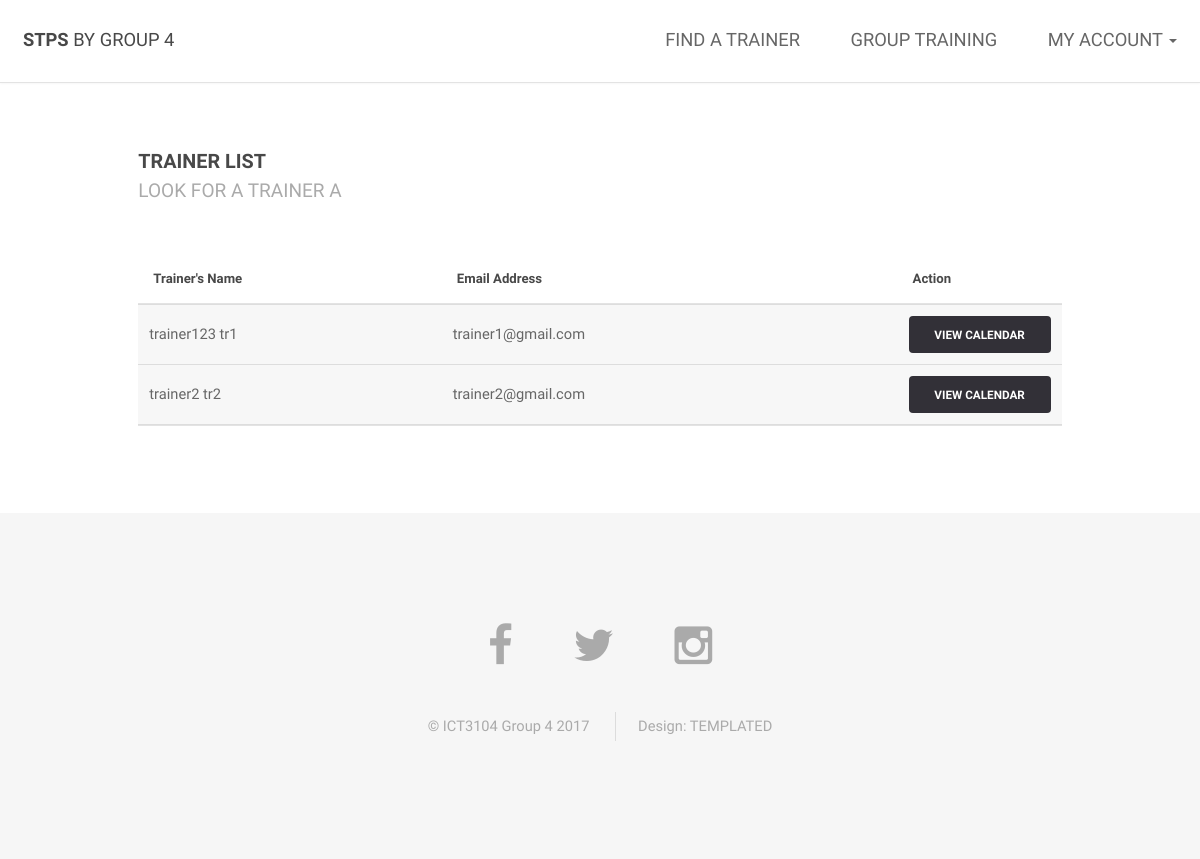
The app's page /trainee_trainerList.php, older data.
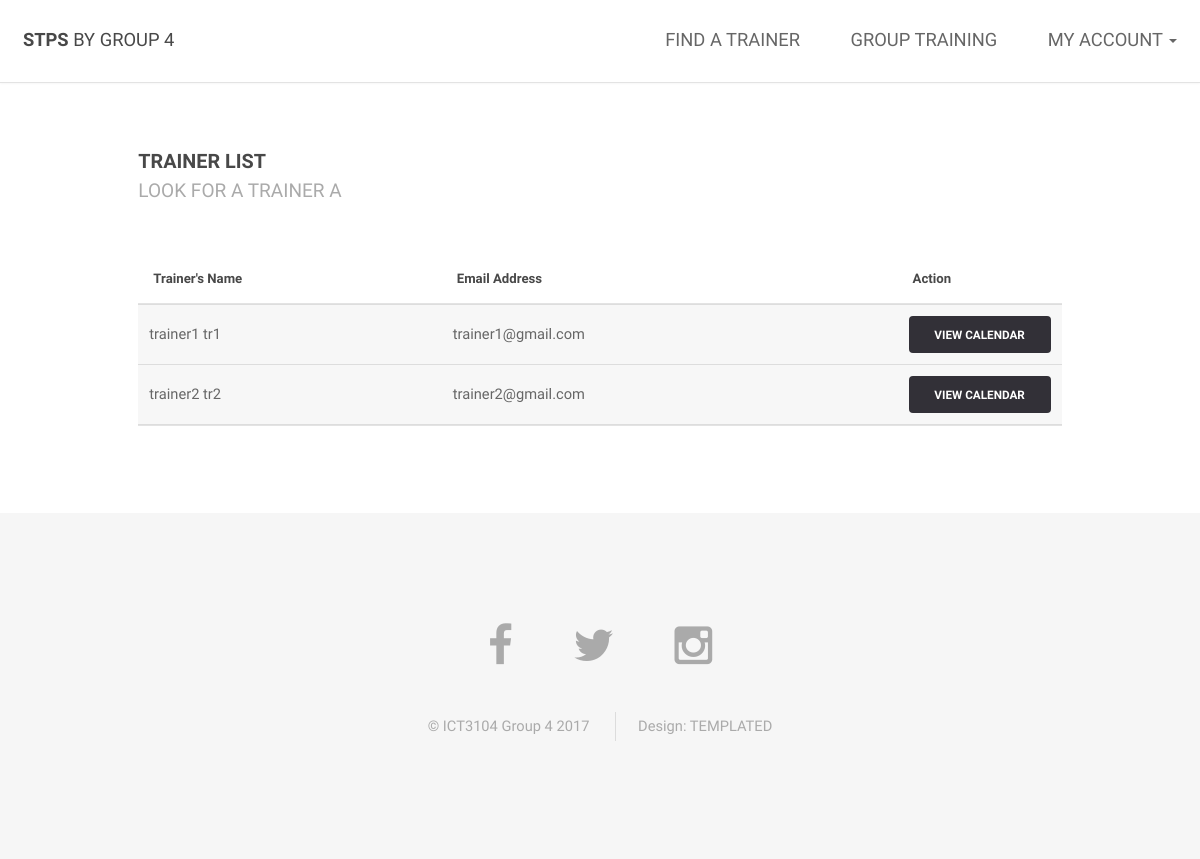
The same page, newer data.
### tables this page shows
CREATE TABLE IF NOT EXISTS `users` (
  `email` varchar(255) NOT NULL,
  `firstName` varchar(35) NOT NULL,
  `lastName` varchar(35) NOT NULL,
  `phoneNumber` int(8) NOT NULL,
  `profilePicture` varchar(255) NOT NULL,
  `role` varchar(10) NOT NULL,
  `password` varchar(50) NOT NULL,
  `status` int(1) NOT NULL,
  `address` varchar(255) NOT NULL,
  `subscription` int(2) NOT NULL,
  `registerDate` date NOT NULL,
  `expiryDate` date NOT NULL,
  `featuredStatus` int(1) NOT NULL,
  `profileBio` varchar(255) NOT NULL
);

### scripts/listTrainers.php (the view, shortened to what this page needs)
<?php
include_once 'database/dbconfig.php';
$sqlTrainerName = "SELECT * FROM users WHERE role='trainer';";
$result = $conn->prepare($sqlTrainerName);
$result->execute();
$count = $result->rowCount();
if ($count > 0) {
    while ($trainer = $result->fetch(PDO::FETCH_ASSOC)) {
        $firstName = $trainer['firstName'];
        $lastName = $trainer['lastName'];
        $email = $trainer['email'];
        echo "<tbody>";
        echo "<tr>";
        echo "<td>" . $firstName ." " . $lastName . "</td>";
        echo "<td>" . $email ."</td>";
        echo "<td><a href = 'trainee_trainerCalendar.php?t=$email' class = 'button small'>View Calendar</a></td>";
        echo "</tr>";
        echo "</tbody>";
    }
} else {
    echo "There are no Trainers yet!";
}

Row changes from the older to the newer data that the page shows:
changed users "tr1": firstName "trainer123" → "trainer1"
